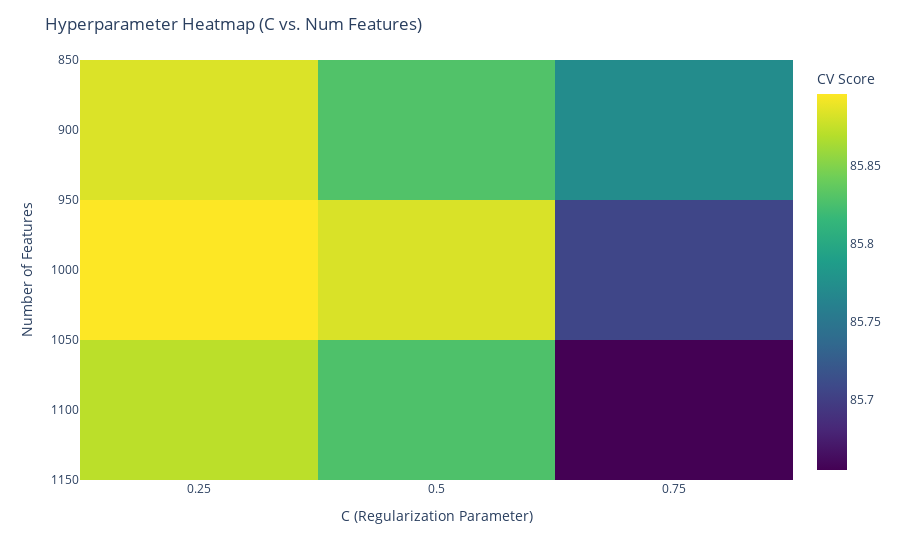

Notebook code cell kept with this figure:
### Code cell
gsr = grid_search_results.copy()
gsr["cv"] = gsr["cv"] - vars
gsr["C"] = grid_search_results["C"].astype(str)
gsr["num_features"] = grid_search_results["num_features"]
heatmap_data = gsr.pivot(index="num_features", columns="C", values="cv")
fig = px.imshow(
    heatmap_data, 
    labels=dict(x="C (Regularization)", y="Number of Features", color="CV Score"),
    color_continuous_scale="Viridis",  # Color options: 'Blues', 'Inferno', 'Magma'
    aspect="auto"
)

# Add titles and format layout
fig.update_layout(
    title="Hyperparameter Heatmap (C vs. Num Features)",
    xaxis_title="C (Regularization Parameter)",
    yaxis_title="Number of Features",
)

fig.show()

### Figure 1 — Plotly figure (JSON) as saved in the notebook; plotly's stock layout.template omitted (floating-point values rounded to 4 significant figures)
{"data": [{"coloraxis": "coloraxis", "hovertemplate": "C (Regularization): %{x}<br>Number of Features: %{y}<br>CV Score: %{z}<extra></extra>", "name": "0", "type": "heatmap", "x": ["0.25", "0.5", "0.75"], "xaxis": "x", "y": [900, 1000, 1100], "yaxis": "y", "z": [[85.88, 85.83, 85.77], [85.9, 85.88, 85.71], [85.87, 85.83, 85.66]]}], "layout": {"coloraxis": {"colorbar": {"title": {"text": "CV Score"}}, "colorscale": [[0, "#440154"], [0.1111, "#482878"], [0.2222, "#3e4989"], [0.3333, "#31688e"], [0.4444, "#26828e"], [0.5556, "#1f9e89"], [0.6667, "#35b779"], [0.7778, "#6ece58"], [0.8889, "#b5de2b"], [1, "#fde725"]]}, "margin": {"t": 60}, "title": {"text": "Hyperparameter Heatmap (C vs. Num Features)"}, "xaxis": {"anchor": "y", "domain": [0, 1], "title": {"text": "C (Regularization Parameter)"}}, "yaxis": {"anchor": "x", "autorange": "reversed", "domain": [0, 1], "title": {"text": "Number of Features"}}}}
